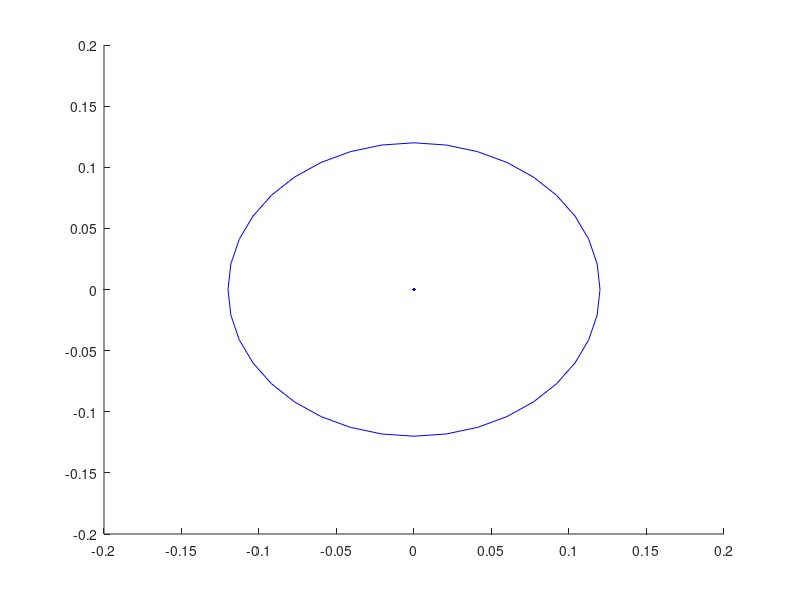

Recreate this plot in MATLAB. (Note: this script raises an error after producing the figure.)

function [ h ] = plot_axes(O, scl, theta, zpos, axnams, col, mrksiz, ...
                           siz_o, fontsiz, txtcol, th_txt, fac_txt, ...
                           no_orie, no_head, left_hnd)

% function [ h ] = plot_axes(O, scl, theta, zpos, axnams, col, mrksiz, ...
%                            siz_o, fontsiz, txtcol, th_txt, fac_txt, ...
%                            no_orie, no_head, left_hnd)
%
% plot coordinate axes Oxyz when looked upon from either +inf or -inf
% at one coordinate axis.
%
% O        = position of origin on the current axes
% scl      = length of vectors on the current axes
% theta    = angle from Matlab x-axis to first coordinate axis [deg]
% zpos     = height of viewpoint on 3rd axis
% axnams   = labels to be put on axes x1,x2,x3
%                axnams = 'xyz', zpos <0: plot Oxy viewed from z = -inf
%                axnams = 'xyz', zpos>=0: plot Oxy viewed from z =  inf
%                axnams = 'yzx', zpos <0: plot Oyz viewed from x = -inf
%                axnams = 'zxy', zpos <0: plot Oxz viewed from y = -inf, theta=-90: z pointing upwards
%                axnams = 'zyx', zpos>=0: plot Oxz viewed from y =  inf, theta=-90: z pointing downwards
% col      = color-spec
% mrksiz   = marker size (dot in circle for origin, default 8)
% siz_o    = relative size of circle for origin (default 0.12)
% fontsiz  = font size
% txtcol   = color-spec for text labels
% th_txt   = rotation angle [deg] for text labels (default theta)
% fac_txt  = scale factor(s) for label positioning, can be 3x1 or 3x2
% no_orie  = option to suppress sense of rotation
% no_head  = option to suppress arrow heads
% left_hnd = option to use left-handed sense of rotation
%
% output h(1) = marker; h(2:4) = lines center; h(5:8) = arrows; h(9:12) = sense of rotation; h(13:15) = labels

% Copyright 2008-2023 by Vtech CMCC.
%
% Licensed under Apache License v2.0.  See the file "LICENSE.txt" for more information.

if (nargin<1 | isempty(O))
   O = [0; 0];
end
if (size(O,2)>size(O,1))
   O = O';
end
if (nargin<2 | isempty(scl))
   scl = 1;
end
if (nargin<3 | isempty(theta))
   theta = 0;
end
if (nargin<4 | isempty(zpos))
   zpos = 1;
end
if (nargin<5 | isempty(axnams))
   axnams = 'xyz';
end
if (size(axnams,1)==1)
   axnams = axnams';
end
if (nargin<6 | isempty(col))
   col = 'b';
end
if (nargin<7 | isempty(mrksiz))
   mrksiz = 8;
end
if (nargin<8 | isempty(siz_o))
   siz_o   = 0.12;
end
if (nargin<9 | isempty(fontsiz))
   fontsiz = 16;
end
if (nargin<10 | isempty(txtcol))
   txtcol = 'k';
end
if (nargin<11 | isempty(th_txt))
   th_txt = theta;
end
if (nargin<12 | isempty(fac_txt))
   fac_txt = 1;
end
if (nargin<13 | isempty(no_orie))
   no_orie = 0;
end
if (nargin<14 | isempty(no_head))
   no_head = 0;
end
if (nargin<15 | isempty(left_hnd))
   left_hnd = 0;
end

% associate ivec with matlab x, jvec with matlab y, kvec out of the screen

% use left-handed convention if Matlab ydir is reversed

gca_ydir = get(gca,'ydir');
if (strcmp(gca_ydir,'reverse'))
   fac_y = -1;
else
   fac_y =  1;
end

% reverse sense of rotation when left_hnd is used

if (left_hnd)
   fac_y = -fac_y;
end

% reverse angles if z-position < 0

if (zpos >= 0)
   fac_ang =  1;
else
   fac_ang = -1;
end
theta  = fac_y * fac_ang * theta;
th_txt =         fac_ang * th_txt;

if (isnumeric(col) & length(col)==1)
   col = matlab_color(col);
end
if (isnumeric(txtcol) & length(txtcol)==1)
   txtcol = matlab_color(txtcol);
end
if (no_head)
   scl_head = 0.001;
else
   scl_head = 1;
end

% expand fac_txt to 3x2 matrix
if (size(fac_txt,2)==3), fac_txt = fac_txt'; end
if (size(fac_txt,1)==1), fac_txt = ones(3,1)*fac_txt; end
if (size(fac_txt,2)==1), fac_txt = fac_txt*ones(1,2); end

% text labels: pos(1) * ivec + pos(2) * jvec
pos_txt = scl * fac_txt .* [1.00, 0.25;   0.25, 1.00;   -0.10, -0.20];

% compute unit vectors ivec, jvec in Matlab x,y-coordinates

ivec = [ cos(theta*pi/180); sin(theta*pi/180) ];
jvec = fac_y * fac_ang * [ -ivec(2); ivec(1) ];

% initialize output-array: handles

h = zeros(14,1);

hold on;

th=[0:10:360]*pi/180;
sn=sin(th); cs=cos(th);

% put circle with cross or dot at origin O

r = siz_o*scl;
h(4) = plot(O(1)+r*cs, O(2)+r*sn,'-','color',col);

if (zpos>=0)
   % looking down x3-axis: dot
   h(1) = plot(O(1)+0*scl, O(2)+0*scl, '.','color',col, 'markersize',mrksiz);
else
   % looking up x3-axis: cross
   ij = (ivec+jvec) / sqrt(2);
   h(2) = plot(O(1)+r*[-1,1]*ij(1), O(2)+r*[-1,1]*ij(2), 'color',col);
   ij = (ivec-jvec) / sqrt(2);
   h(3) = plot(O(1)+r*[-1,1]*ij(1), O(2)+r*[-1,1]*ij(2), 'color',col);
end

intrp = 'tex';
if (strfind(reshape(axnams,1,prod(size(axnams))), '$'))
   intrp = 'latex';
end

% plot first axis ivec

O1 = O + r*ivec;
h(5:6) = plot_arrow(O1, (scl-r)*ivec, col, scl_head);

l1 = O + pos_txt(1,1)*ivec + pos_txt(1,2)*jvec;
h(13) = text(l1(1), l1(2), deblank(axnams(1,:)), 'rotation', th_txt, ...
                   'horizontalalignment','center', 'interpreter', intrp, ...
                   'fontsize',fontsiz, 'color', txtcol);

% plot second axis jvec

O2 = O + r*jvec;
h(7:8) = plot_arrow(O2, (scl-r)*jvec, col, scl_head);

l2 = O + pos_txt(2,1)*ivec + pos_txt(2,2)*jvec;
h(14) = text(l2(1), l2(2), deblank(axnams(2,:)), 'rotation', th_txt, ...
                   'horizontalalignment','center', 'interpreter', intrp, ...
                   'fontsize',fontsiz, 'color', txtcol);

% plot label for third axis kvec

l3 = O + pos_txt(3,1)*ivec + pos_txt(3,2)*jvec;
h(15) = text(l3(1), l3(2), deblank(axnams(3,:)), 'rotation',th_txt, ...
                   'horizontalalignment','center', 'interpreter', intrp, ...
                   'fontsize',fontsiz, 'color', txtcol);

% plot optional sense of positive rotation

if (no_orie<=0)
   Orot = O + 0.3*scl*ivec - 0.3*scl*jvec;
   f = 0.05*scl*[-1,1];
   h( 9) = plot(Orot(1)+ivec(1)*f, Orot(2)+ivec(2)*f, 'color',col);
   h(10) = plot(Orot(1)+jvec(1)*f, Orot(2)+jvec(2)*f, 'color',col);
   if (fac_ang*fac_y>0)
      h(11:12) = circ_arrow(Orot, 0.15*scl, theta-120, theta+150, col, ...
                                  0.7*scl_head, 0.8);
   else
      h(11:12) = circ_arrow(Orot, 0.15*scl, theta+120, theta-150, col, ...
                                  0.7*scl_head, 0.8);
   end
end

